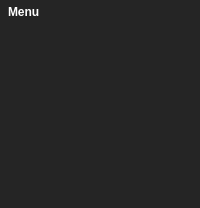
     <widget class="QFrame" name="option_frame_container">
      <property name="styleSheet">
       <string notr="true">background-color: rgb(37, 37, 37)</string>
      </property>
      <property name="frameShape">
       <enum>QFrame::NoFrame</enum>
      </property>
      <property name="frameShadow">
       <enum>QFrame::Raised</enum>
      </property>
      <layout class="QHBoxLayout" name="horizontalLayout_21">
       <property name="spacing">
        <number>0</number>
       </property>
       <property name="leftMargin">
        <number>0</number>
       </property>
       <property name="topMargin">
        <number>0</number>
       </property>
       <property name="rightMargin">
        <number>0</number>
       </property>
       <property name="bottomMargin">
        <number>0</number>
       </property>
       <item>
        <widget class="QFrame" name="option_frame">
         <property name="styleSheet">
          <string notr="true">#option_frame QPushButton {
	background-color: transparent;
	color: #fff;
	font-weight: bold;
	text-align: left;
	border: none;
	padding: 5px 8px;
}
#option_frame QPushButton:hover{
	background-color: rgb(85, 87, 83)
}</string>
         </property>
         <property name="frameShape">
          <enum>QFrame::NoFrame</enum>
         </property>
         <property name="frameShadow">
          <enum>QFrame::Raised</enum>
         </property>
         <layout class="QVBoxLayout" name="verticalLayout">
          <property name="spacing">
           <number>0</number>
          </property>
          <property name="leftMargin">
           <number>0</number>
          </property>
          <property name="topMargin">
           <number>0</number>
          </property>
          <property name="rightMargin">
           <number>0</number>
          </property>
          <property name="bottomMargin">
           <number>0</number>
          </property>
          <item>
           <widget class="QPushButton" name="menuButton">
            <property name="cursor">
             <cursorShape>PointingHandCursor</cursorShape>
            </property>
            <property name="styleSheet">
             <string notr="true">background-color: transparent;
color: #fff;
</string>
            </property>
            <property name="text">
             <string>Menu</string>
            </property>
           </widget>
          </item>
          <item>
           <widget class="QPushButton" name="homeButton">
            <property name="cursor">
             <cursorShape>PointingHandCursor</cursorShape>
            </property>
            <property name="toolTip">
             <string>Home</string>
            </property>
            <property name="text">
             <string/>
            </property>
            <property name="icon">
             <iconset resource="resources.qrc">
              <normaloff>:/icons/icons/home.png</normaloff>:/icons/icons/home.png</iconset>
            </property>
            <property name="iconSize">
             <size>
              <width>35</width>
              <height>35</height>
             </size>
            </property>
           </widget>
          </item>
          <item>
           <widget class="QPushButton" name="userButton">
            <property name="cursor">
             <cursorShape>PointingHandCursor</cursorShape>
            </property>
            <property name="toolTip">
             <string>User</string>
            </property>
            <property name="text">
             <string/>
            </property>
            <property name="icon">
             <iconset resource="resources.qrc">
              <normaloff>:/icons/icons/user.png</normaloff>:/icons/icons/user.png</iconset>
            </property>
            <property name="iconSize">
             <size>
              <width>35</width>
              <height>35</height>
             </size>
            </property>
           </widget>
          </item>
          <item>
           <widget class="QPushButton" name="attendanceButton">
            <property name="cursor">
             <cursorShape>PointingHandCursor</cursorShape>
            </property>
            <property name="toolTip">
             <string>attendance</string>
            </property>
            <property name="text">
             <string/>
            </property>
            <property name="icon">
             <iconset resource="resources.qrc">
              <normaloff>:/icons/icons/calendar-month.png</normaloff>:/icons/icons/calendar-month.png</iconset>
            </property>
            <property name="iconSize">
             <size>
              <width>26</width>
              <height>26</height>
             </size>
            </property>
           </widget>
          </item>
          <item>
           <widget class="QPushButton" name="expenseButton">
            <property name="cursor">
             <cursorShape>PointingHandCursor</cursorShape>
            </property>
            <property name="toolTip">
             <string>Expense</string>
            </property>
            <property name="text">
             <string/>
            </property>
            <property name="icon">
             <iconset resource="resources.qrc">
              <normaloff>:/icons/icons/receipt.png</normaloff>:/icons/icons/receipt.png</iconset>
            </property>
            <property name="iconSize">
             <size>
              <width>26</width>
              <height>26</height>
             </size>
            </property>
           </widget>
          </item>
          <item>
           <widget class="QPushButton" name="revenueButton">
            <property name="cursor">
             <cursorShape>PointingHandCursor</cursorShape>
            </property>
            <property name="toolTip">
             <string>Reveneu</string>
            </property>
            <property name="text">
             <string/>
            </property>
            <property name="icon">
             <iconset resource="resources.qrc">
              <normaloff>:/icons/icons/script.png</normaloff>:/icons/icons/script.png</iconset>
            </property>
            <property name="iconSize">
             <size>
              <width>26</width>
              <height>26</height>
             </size>
            </property>
           </widget>
          </item>
          <item>
           <widget class="QPushButton" name="staffButton">
            <property name="cursor">
             <cursorShape>PointingHandCursor</cursorShape>
            </property>
            <property name="toolTip">
             <string>Staff</string>
            </property>
            <property name="text">
             <string/>
            </property>
            <property name="icon">
             <iconset resource="resources.qrc">
              <normaloff>:/icons/icons/user-business.png</normaloff>:/icons/icons/user-business.png</iconset>
            </property>
            <property name="iconSize">
             <size>
              <width>35</width>
              <height>35</height>
             </size>
            </property>
           </widget>
          </item>
          <item>
           <spacer name="verticalSpacer">
            <property name="orientation">
             <enum>Qt::Vertical</enum>
            </property>
            <property name="sizeHint" stdset="0">
             <size>
              <width>20</width>
              <height>40</height>
             </size>
            </property>
           </spacer>
          </item>
         </layout>
        </widget>
       </item>
      </layout>
     </widget>
